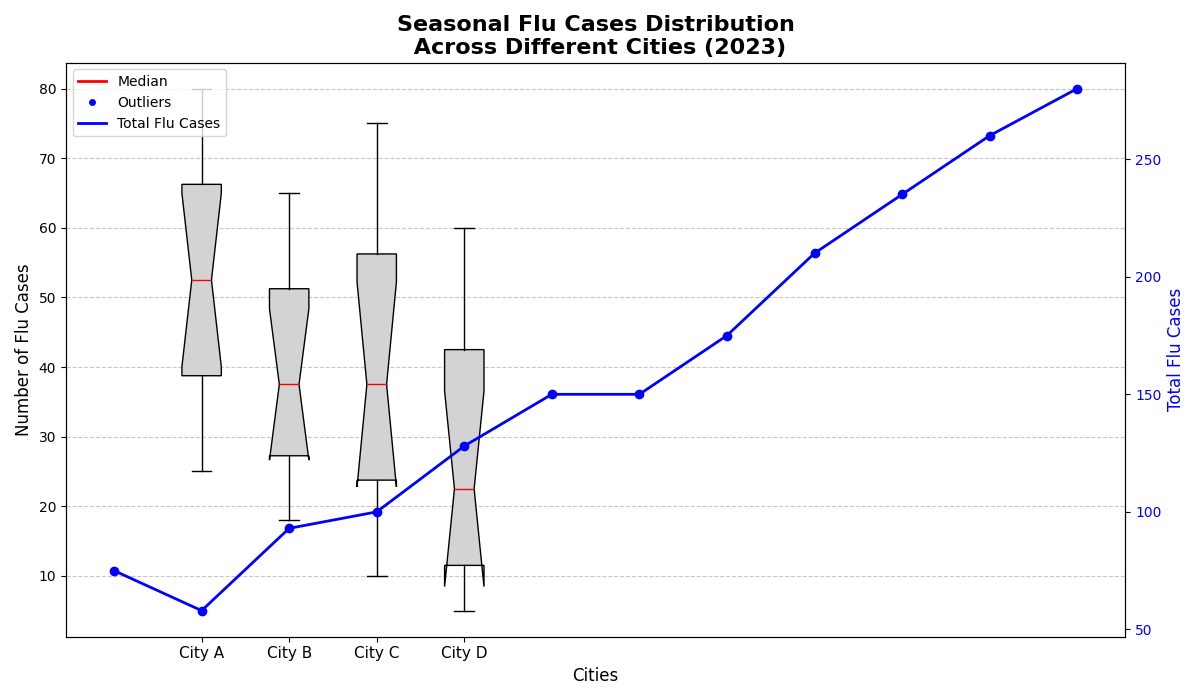

Recreate this plot in Python.
import matplotlib.pyplot as plt
import numpy as np

# Backstory: Study on the spread of seasonal flu cases across different cities
# during different months of the year.
cities = ['City A', 'City B', 'City C', 'City D']
months = ['Jan', 'Feb', 'Mar', 'Apr', 'May', 'Jun', 'Jul', 'Aug', 'Sep', 'Oct', 'Nov', 'Dec']

# Data: Monthly flu cases reported in various cities
flu_cases_data = {
    'City A': [30, 25, 40, 35, 50, 60, 45, 55, 65, 70, 75, 80],
    'City B': [20, 18, 25, 28, 30, 35, 40, 45, 50, 55, 60, 65],
    'City C': [15, 10, 20, 25, 30, 35, 40, 45, 55, 60, 70, 75],
    'City D': [10, 5, 8, 12, 18, 20, 25, 30, 40, 50, 55, 60]
}

# Prepare the data for the box plot
data_for_box = [flu_cases_data[city] for city in cities]

# Setup the figure and axis
fig, ax = plt.subplots(figsize=(12, 7))

# Create the box plot
box = ax.boxplot(data_for_box, patch_artist=True, notch=True, vert=True,
                 boxprops=dict(facecolor='#D3D3D3', color='black'),
                 whiskerprops=dict(color='black'),
                 capprops=dict(color='black'),
                 medianprops=dict(color='red'),
                 flierprops=dict(markerfacecolor='blue', marker='o', markersize=5, alpha=0.6))

# Set the titles and labels
ax.set_title('Seasonal Flu Cases Distribution\n Across Different Cities (2023)', fontsize=16, fontweight='bold')
ax.set_xlabel('Cities', fontsize=12)
ax.set_ylabel('Number of Flu Cases', fontsize=12)

# Set custom x-ticks
ax.set_xticks(np.arange(1, len(cities) + 1))
ax.set_xticklabels(cities, fontsize=11)

# Add grid lines for better readability
ax.yaxis.grid(True, linestyle='--', alpha=0.7)

# Add a line plot on a secondary y-axis to show total flu cases per month
total_flu_cases_per_month = [sum(month) for month in zip(*data_for_box)]

ax2 = ax.twinx()
ax2.plot(months, total_flu_cases_per_month, color='blue', marker='o', linestyle='-', linewidth=2, markersize=6, label='Total Flu Cases')
ax2.set_ylabel('Total Flu Cases', fontsize=12, color='blue')
ax2.tick_params(axis='y', labelcolor='blue')

# Adding a legend and customizing it
handles = [plt.Line2D([0], [0], color='red', lw=2, label='Median'),
           plt.Line2D([0], [0], marker='o', color='w', label='Outliers', 
                      markerfacecolor='blue', markersize=6),
           plt.Line2D([0], [0], color='blue', lw=2, label='Total Flu Cases')]
ax.legend(handles=handles, loc='upper left', fontsize=10)

# Automatically adjust the layout to prevent overlap
plt.tight_layout()

# Display the plot
plt.show()
